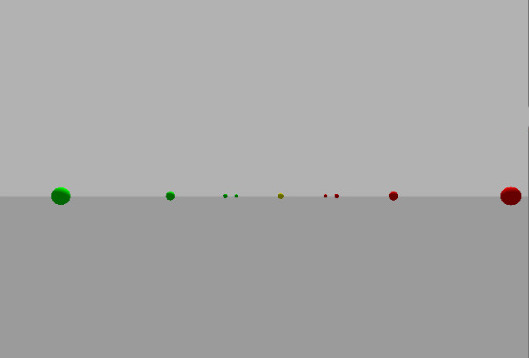
#> input picture NJORD/stage.jpeg, 529 x 358 px, found by its file name
$ python finding_middle_img.py
#> lines starting #> are read from the running program, lines starting #| are printed output that depends on the picture; after the words box and inside, x2 and y2 are one past the last pixel; in counts of white or black regions, pixels touching at a corner belong together; long printed decimals are rounded
### utils2.py
import cv2
import numpy as np
from scipy import ndimage
import math

def masking(hsv, lower_hsv, upper_hsv, opening_kernel = 2, medianF_tresh = 2, horizon_tresh = 0):
    width = hsv.shape[1]

    # creating mask
    #hsv = cv2.cvtColor(img, cv2.COLOR_BGR2HSV)
    mask = cv2.inRange(hsv, lower_hsv, upper_hsv)

    if horizon_tresh > 0 :
        cv2.rectangle(mask, (0,0), (width,horizon_tresh), (0, 0, 0), -1)

    mask = cv2.bitwise_and(mask, mask, mask=mask)

    if opening_kernel > 0:
        # applying opening operation
        kernel = np.ones((opening_kernel, opening_kernel), np.uint8)
        mask = cv2.morphologyEx(mask, cv2.MORPH_OPEN, kernel)

    if medianF_tresh > 0:
    # removing parasites
        mask = ndimage.median_filter(mask, size=medianF_tresh)

    return mask

def bounding_box(mask,tresh,tag):

    contours, _ = cv2.findContours(mask, cv2.RETR_EXTERNAL, cv2.CHAIN_APPROX_NONE)
    params = []
    if len(contours) > 0:
        sorted_contours = sorted(contours, key=cv2.contourArea, reverse=True)

        for c in sorted_contours[:4]:
            obj_area = cv2.contourArea(c)

            if obj_area > tresh:
                x, y, w, h = cv2.boundingRect(c)
                params.append([(x+int(w/2), y+int(h/2)),obj_area,tag])

            else:
                print("this object not bigger than treshold")


        print("next frame")


    if len(params) > 0:
        return params
    else:
        return None


# [43 lines left out: functions intersect, is_center, last_turn, not called in this run]

def closest(params):
    if params != None:
        cache = 0
        ind = None
        for index,object in enumerate(params):
            (cx,cy), area, tag = object
            if cache < cy:
                cache = cy
                ind = index
            else:
                continue
        if ind != None:
            return params[ind]
    else:
        return None


# [30 lines left out: function gstreamer_pipeline, not called in this run]

def between_buoys(objs1, objs2):
    # objs1 should on the rigth side
    ccx = 0
    ccy = 0
    isForward = None
    distence=0

    center_of_obj1 = closest(objs1)
    center_of_obj2 = closest(objs2)

    if center_of_obj1 != None  and  center_of_obj2 != None:
        (cx1,cy1), area1, tag1 = center_of_obj1
        (cx2,cy2), area2, tag2 = center_of_obj2

        ccx = int((cx1 + cx2)/2)
        ccy = int((cy1 + cy2)/2)
        distence = int(math.sqrt((cx1-cx2)**2 + (cy1 - cy2)**2))

        if cx1 > cx2:
            isForward = True
        else:
            isForward = False

    elif center_of_obj1 == None  and  center_of_obj2 != None:
        (cx2,cy2), area2, tag2 = center_of_obj2
        ccx = cx2
        ccy = cy2
        print(f"no object: {tag2}")

    elif center_of_obj1 != None  and  center_of_obj2 == None:
        (cx1,cy1), area1, tag1 = center_of_obj1
        ccx = cx1
        ccy = cy1
        print(f"no object: {tag1}")
    else:

        print("no objects")

    return [(ccx,ccy),isForward,distence]


# [17 lines left out: function camCombine, not called in this run]

def camera2lidar(width, fov,detections):
    if detections != None:
        output = [0 for i in range(270)]
        shift = int((270-fov)/2)
        ratio = fov/width

        for i in detections:
            (cx, cy), area, id = i

            radius =  int(math.pow(area/3,0.5))
            start = int((cx - radius) * ratio)
            end = int((cx + radius) * ratio)
            print("start ,end , radius")
            print(start,end,radius)

            for j in range(shift+start,shift+end+1):
                output[j] = id

        return output
    else:
        return None

### NJORD/finding_middle_img.py
import cv2
import numpy as np
import sys
import os
import math
import time

### fps icin ###
prev_image_time = time.time()

################

# Add the parent folder path to the system's import path
sys.path.append(os.path.abspath('../IP_general'))

from utils2 import masking,bounding_box, between_buoys , camera2lidar

image = cv2.imread("/Users/emirysaglam/GitHub/IP_general/NJORD/stage.jpeg")
#> image is the input picture: shape (358, 529, 3); mean B, G, R 166.9, 167.1, 167.1
#image = cv2.resize(image, (0, 0), fx = 0.5, fy = 0.5)

font = cv2.FONT_HERSHEY_SIMPLEX

lower_red =  np.array([0,59,21])
upper_red = np.array([26,255,255])

lower_green = np.array([53,87,59])
upper_green = np.array([130,255,255])


lower_yellow = np.array([14, 0, 0])
upper_yellow = np.array([36,255,119])


lower_black = np.array([0, 0, 0])
upper_black = np.array([0,0,7])

width = image.shape[1]
#> width = 529
heigth = image.shape[0]
#> heigth = 358

print(width, heigth)
#| 529 358

hsv_frame = cv2.cvtColor(image, cv2.COLOR_BGR2HSV)
#> hsv_frame: shape (358, 529, 3); mean H, S, V 1.4, 1.1, 167.4


mask_red = masking(hsv_frame, lower_red, upper_red, opening_kernel = 0, medianF_tresh = 0)
#> in masking, `mask = cv2.inRange(hsv, lower_hsv, upper_hsv)`:
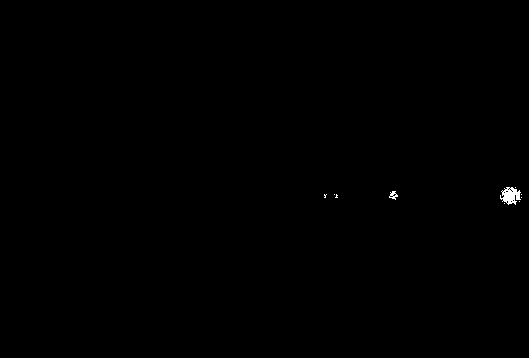
#> mask: shape (358, 529); 0.16% white; 10 white regions (8 under 20 px)
reds = bounding_box(mask_red,100,"red")
#> in bounding_box, `contours, _ = cv2.findContours(mask, cv2.RETR_EXTERNAL, cv2.CHAIN_APPR..`: contours = 10 contours, 8 with area under 20; largest, box (x1, y1, x2, y2) and area: (500, 187, 521, 205) 202, (389, 191, 398, 200) 34
#> in bounding_box, `sorted_contours = sorted(contours, key=cv2.contourArea, reverse=True)`: sorted_contours has the same summary as contours
#> the loop in bounding_box, `for c in sorted_contours[:4]:` made 4 passes
#> (obj_area, x, y, w, h) on pass 1: (201.5, 500, 187, 21, 18)
#> obj_area on pass 2: 33.5
#| this object not bigger than treshold
#| this object not bigger than treshold
#| this object not bigger than treshold
#> after the loop in bounding_box, `for c in sorted_contours[:4]:`: params = [[(510, 196), 201.5, 'red']]
#> reds = [[(510, 196), 201.5, 'red']]
print(reds)
#| [[(510, 196), 201.5, 'red']]
print("#####################")

mask_green = masking(hsv_frame, lower_green, upper_green, opening_kernel = 0, medianF_tresh = 0)
#> call 2 of masking, with lower_hsv = array of shape (3,), upper_hsv = array of shape (3,), opening_kernel = 0, medianF_tresh = 0, horizon_tresh = 0
#> in masking (call 2), `mask = cv2.inRange(hsv, lower_hsv, upper_hsv)`:
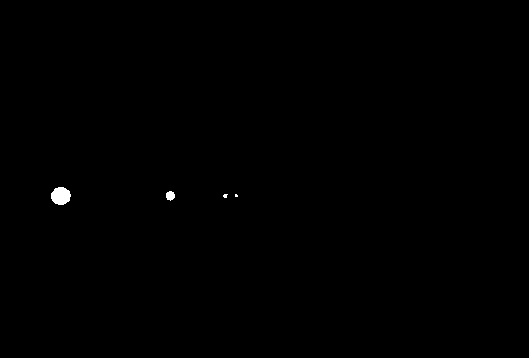
#> mask: shape (358, 529); 0.2% white; 4 white regions (2 under 20 px)
greens= bounding_box(mask_green,100,"green")
#> in bounding_box (call 2), `contours, _ = cv2.findContours(mask, cv2.RETR_EXTERNAL, cv2.CHAIN_APPR..`: contours = 4 contours, 2 with area under 20; largest, box (x1, y1, x2, y2) and area: (51, 187, 71, 205) 252, (166, 191, 175, 201) 54
#> in bounding_box (call 2), `sorted_contours = sorted(contours, key=cv2.contourArea, reverse=True)`: sorted_contours has the same summary as contours
#> the loop in bounding_box (call 2), `for c in sorted_contours[:4]:` made 4 passes
#> (obj_area, x, y, w, h) on pass 1: (252, 51, 187, 20, 18)
#> obj_area on pass 2: 54.5
#| this object not bigger than treshold
#| this object not bigger than treshold
#| this object not bigger than treshold
#> greens = [[(61, 196), 252, 'green']]
print(greens)
#| [[(61, 196), 252.0, 'green']]

print("*****************")


mask_yellow = masking(hsv_frame, lower_yellow, upper_yellow, opening_kernel = 0, medianF_tresh = 0)
#> call 3 of masking, with lower_hsv = array of shape (3,), upper_hsv = array of shape (3,), opening_kernel = 0, medianF_tresh = 0, horizon_tresh = 0
#> in masking (call 3), `mask = cv2.inRange(hsv, lower_hsv, upper_hsv)`:
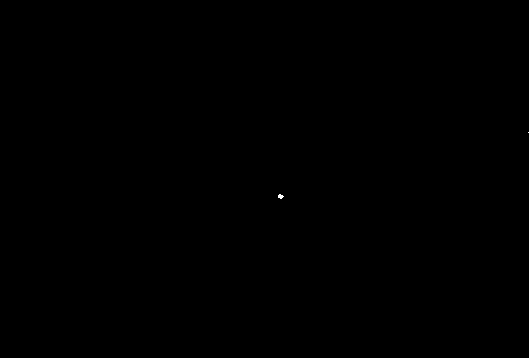
#> mask: shape (358, 529); 0.01% white in thin lines or dots, all inside (x1, y1, x2, y2) = (278, 132, 529, 199)
yellows= bounding_box(mask_yellow,100,"yellow")
#> in bounding_box (call 3), `contours, _ = cv2.findContours(mask, cv2.RETR_EXTERNAL, cv2.CHAIN_APPR..`: contours = 2 contours, all with area under 20
print(yellows)
#| None

print("^^^^^^^^^^^^^^^")

mask_black = masking(hsv_frame, lower_black, upper_black, opening_kernel = 0, medianF_tresh = 0)
#> in masking (call 4), `mask = cv2.inRange(hsv, lower_hsv, upper_hsv)`: mask: shape (358, 529); every value is 0
blacks= bounding_box(mask_black,100,"black")
print(blacks)
#| None

print("^^^^^^^^^^^^^^^")


middle = between_buoys(greens,reds) #closest middle point
#> the loop in closest, `for index,object in enumerate(params):` made 1 pass
#> (cx, cy, area, tag, cache, ind) on pass 1: (61, 196, 252, 'green', 196, 0)
#> after the loop in closest, `for index,object in enumerate(params):`: cache = 196; ind = 0
#> in between_buoys, `center_of_obj1 = closest(objs1)`: center_of_obj1 = [(61, 196), 252, 'green']
#> the loop in closest (call 2), `for index,object in enumerate(params):` made 1 pass
#> (cx, cy, area, tag, cache, ind) on pass 1: (510, 196, 201.5, 'red', 196, 0)
#> in between_buoys, `center_of_obj2 = closest(objs2)`: center_of_obj2 = [(510, 196), 201.5, 'red']
#> in between_buoys, `(cx1,cy1), area1, tag1 = center_of_obj1`: cx1 = 61; cy1 = 196; area1 = 252; tag1 = 'green'
#> in between_buoys, `(cx2,cy2), area2, tag2 = center_of_obj2`: cx2 = 510; cy2 = 196; area2 = 201.5; tag2 = 'red'
#> in between_buoys, `ccx = int((cx1 + cx2)/2)`: ccx = 285
#> in between_buoys, `ccy = int((cy1 + cy2)/2)`: ccy = 196
#> in between_buoys, `distence = int(math.sqrt((cx1-cx2)**2 + (cy1 - cy2)**2))`: distence = 449
#> middle = [(285, 196), False, 449]
print(middle)
#| [(285, 196), False, 449]

##for visualising##
try:
    if middle[1] == True:
        cv2.circle(image, middle[0], int(middle[2]*0.051), (255,255,255), 2)
    else:
        cv2.circle(image, middle[0],  int(middle[2]*0.05), (0,0,0), 2)
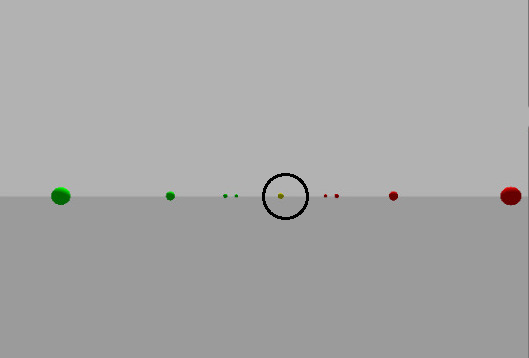
#> image: shape (358, 529, 3); 0.23% of pixels changed, all inside (x1, y1, x2, y2) = (262, 173, 309, 220)


    for i in greens:
        radius = int( math.sqrt(i[1] / math.pi))
        cv2.circle(image, i[0], radius, (0,255,0), 2)
        cv2.putText(image, "green", (i[0][0], i[0][1] - 15), font, 0.7, (0,255,0), 2)
#> this loop made 1 pass
#> (i, radius) on pass 1: ([(61, 196), 252, 'green'], 8)
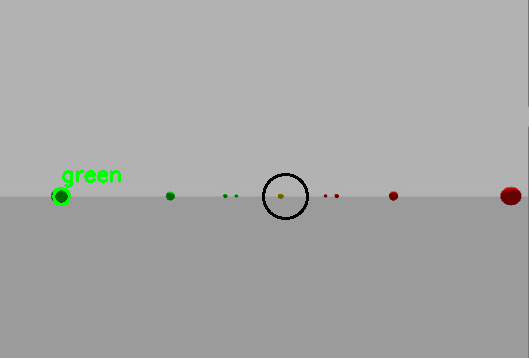
#> image: shape (358, 529, 3); 0.33% of pixels changed, all inside (x1, y1, x2, y2) = (52, 170, 121, 206)

    for j in reds:

        radius = int( math.sqrt(j[1] / math.pi))
        cv2.circle(image, j[0], radius, (0,0,255), 2)
        cv2.putText(image, "red", (j[0][0], j[0][1] - 15), font, 0.7, (0,0,255), 2)
#> this loop made 1 pass
#> (j, radius) on pass 1: ([(510, 196), 201.5, 'red'], 8)
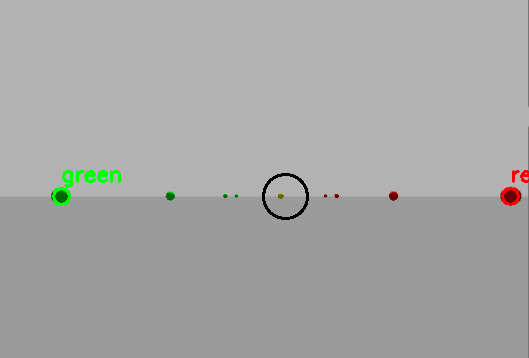
#> image: shape (358, 529, 3); 0.15% of pixels changed, all inside (x1, y1, x2, y2) = (501, 170, 529, 206)

    for k in yellows:

        radius = int( math.sqrt(k[1] / math.pi))
        cv2.circle(image, k[0], radius, (0,255,255), 2)
        cv2.putText(image, "yellow", (k[0][0], k[0][1] - 15), font, 0.7, (0,255,255), 2)

    for z in blacks:

        radius = int( math.sqrt(z[1] / math.pi))
        cv2.circle(image, z[0], radius, (0,255,255), 2)
        cv2.putText(image, "black", (z[0][0], z[0][1] - 15), font, 0.7, (0,0,0), 2)


except:
    pass


shift = int((270-60)/2)
#> shift = 105
ratio = 60/width
#> ratio = 0.113


colors = []

if reds != None:
    colors += reds
#> colors = [[(510, 196), 201.5, 'red']]
if yellows != None:
    colors += yellows
if greens != None:
    colors += greens
#> colors = [[(510, 196), 201.5, 'red'], [(61, 196), 252, 'green']]
if blacks != None:
    colors += blacks


print("*************************")
testr = camera2lidar(width,60,colors)
#> in camera2lidar, `output = [0 for i in range(270)]`: output = 270 items
#> in camera2lidar, `shift = int((270-fov)/2)`: shift = 105
#> in camera2lidar, `ratio = fov/width`: ratio = 0.113
#| start ,end , radius
#| 56 58 8
#| start ,end , radius
#| 5 7 9
#> testr = 270 items
print(testr)
#> (printed output is left out)
try:
    testr = camera2lidar(width,60,colors)
#| start ,end , radius
#| 56 58 8
#| start ,end , radius
#| 5 7 9
#> testr = 270 items
    print(testr)
#> (printed output is left out)
    for i,o in enumerate(testr):
        if o != 0:
            ind = i - shift
            cv2.line(image, (int(ind//ratio),0 ), (int(ind//ratio), heigth), (0, 0, 255), 1)
            cv2.line(image, (int((ind+1)//ratio),0 ),(int((ind+1)//ratio), heigth), (0, 0, 255), 1)
except:
    pass


"""
try:
    testr = camera2lidar(width,60,reds)
    for i,o in enumerate(testr):
        if o != 0:
            ind = i - shift
            cv2.line(image, (int(ind//ratio),0 ), (int(ind//ratio), heigth), (0, 0, 255), 1)
            cv2.line(image, (int((ind+1)//ratio),0 ),(int((ind+1)//ratio), heigth), (0, 0, 255), 1)
except:
    pass

try:
    testg = camera2lidar(width,60,greens)
    for i,o in enumerate(testg):

        if o != 0:
            ind = i - shift
            cv2.line(image, (int(ind//ratio),0 ), (int(ind//ratio), heigth), (0, 255, 0), 1)
            cv2.line(image, (int((ind+1)//ratio),0 ), (int((ind+1)//ratio), heigth), (0, 255, 0), 1)
except:
    pass

try:
    testy = camera2lidar(width,60,yellows)
    for i,o in enumerate(testy):
        if o != 0:
            ind = i - shift
            cv2.line(image, (int(ind//ratio),0 ), (int(ind//ratio), heigth), (0, 255, 255), 1)
            cv2.line(image, (int((ind+1)//ratio),0 ), (int((ind+1)//ratio), heigth), (0, 255, 255), 1)
except:
    pass

try:
    testb = camera2lidar(width,60,blacks)
    for i,o in enumerate(testb):
        if o != 0:
            ind = i - shift
            cv2.line(image, (int(ind//ratio),0 ), (int(ind//ratio), heigth), (0, 0, 0), 1)
            cv2.line(image, (int((ind+1)//ratio),0 ), (int((ind+1)//ratio), heigth), (0, 0, 0), 1)
except:
    pass

"""

new_image_time = time.time()
fps = new_image_time - prev_image_time
#> fps = 0.266
print(fps)
#| 0.2658
cv2.imshow("Image", image)
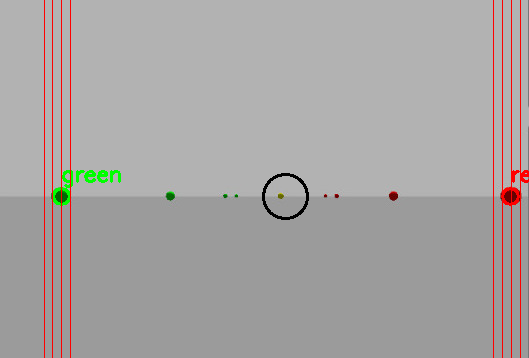
#> window 'Image': shape (358, 529, 3); mean B, G, R 163.4, 164.4, 167.8
cv2.imshow("red", mask_red)
cv2.imshow("green", mask_green)

cv2.waitKey(0)
########
cv2.destroyAllWindows()
